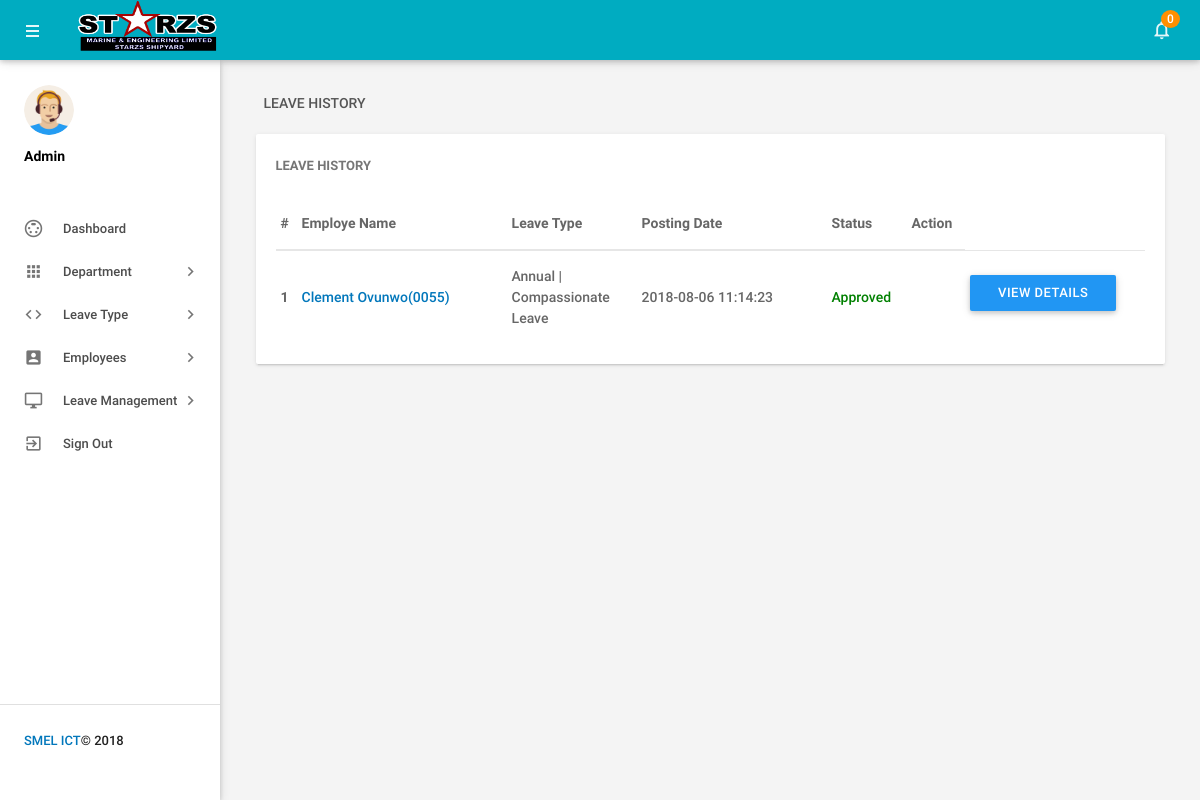
The page /admin/leaves.php (signed in) on the database its author committed.
### tables this page shows
CREATE TABLE `tblleaves` (
  `id` int(11) NOT NULL,
  `LeaveType` varchar(110) NOT NULL,
  `ToDate` varchar(120) NOT NULL,
  `FromDate` varchar(120) NOT NULL,
  `Description` mediumtext NOT NULL,
  `PostingDate` timestamp NOT NULL DEFAULT CURRENT_TIMESTAMP,
  `AdminRemark` mediumtext,
  `AdminRemarkDate` varchar(120) DEFAULT NULL,
  `Status` int(1) NOT NULL,
  `IsRead` int(1) NOT NULL,
  `empid` int(11) DEFAULT NULL
);

CREATE TABLE `tblemployees` (
  `id` int(11) NOT NULL,
  `EmpId` varchar(100) NOT NULL,
  `FirstName` varchar(150) NOT NULL,
  `LastName` varchar(150) NOT NULL,
  `EmailId` varchar(200) NOT NULL,
  `Password` varchar(180) NOT NULL,
  `Gender` varchar(100) NOT NULL,
  `Dob` varchar(100) NOT NULL,
  `Department` varchar(255) NOT NULL,
  `Address` varchar(255) NOT NULL,
  `City` varchar(200) NOT NULL,
  `Country` varchar(150) NOT NULL,
  `Phonenumber` char(11) NOT NULL,
  `Status` int(1) NOT NULL,
  `RegDate` timestamp NOT NULL DEFAULT CURRENT_TIMESTAMP
);

### admin/leaves.php (the view, shortened to what this page needs)
<?php
include('includes/config.php');
if(strlen($_SESSION['alogin'])==0)
    {
header('location:index.php');
}
else{
 ?>
<!DOCTYPE html>
<html lang="en">
    <head>
        <link type="text/css" rel="stylesheet" href="../assets/plugins/materialize/css/materialize.min.css"/>
        <link href="../assets/plugins/material-preloader/css/materialPreloader.min.css" rel="stylesheet">
        <link href="../assets/plugins/datatables/css/jquery.dataTables.min.css" rel="stylesheet">
                <link href="../assets/plugins/google-code-prettify/prettify.css" rel="stylesheet" type="text/css"/>
        <link href="../assets/css/alpha.min.css" rel="stylesheet" type="text/css"/>
        <link href="../assets/css/custom.css" rel="stylesheet" type="text/css"/>
    </head>
    <body>
       <?php include('includes/header.php');?>
       <?php include('includes/sidebar.php');?>
            <main class="mn-inner">
                <div class="row">
                    <div class="col s12">
                        <div class="page-title">Leave History</div>
                    </div>
                    <div class="col s12 m12 l12">
                        <div class="card">
                            <div class="card-content">
                                <span class="card-title">Leave History</span>
                                <table id="example" class="display responsive-table ">
                                    <thead>
                                        <tr>
                                            <th>#</th>
                                            <th width="200">Employe Name</th>
                                            <th width="120">Leave Type</th>
                                             <th width="180">Posting Date</th>
                                            <th>Status</th>
                                            <th align="center">Action</th>
                                        </tr>
                                    </thead>
                                    <tbody>
<?php $sql = "SELECT tblleaves.id as lid,tblemployees.FirstName,tblemployees.LastName,tblemployees.EmpId,tblemployees.id,tblleaves.LeaveType,tblleaves.PostingDate,tblleaves.Status from tblleaves join tblemployees on tblleaves.empid=tblemployees.id order by lid desc";
$query = $dbh -> prepare($sql);
$query->execute();
$results=$query->fetchAll(PDO::FETCH_OBJ);
$cnt=1;
if($query->rowCount() > 0)
{
foreach($results as $result)
{
      ?>
                                        <tr>
                                            <td> <b><?php echo htmlentities($cnt);?></b></td>
                                              <td><a href="editemployee.php?empid=<?php echo htmlentities($result->id);?>" target="_blank"><?php echo htmlentities($result->FirstName." ".$result->LastName);?>(<?php echo htmlentities($result->EmpId);?>)</a></td>
                                            <td><?php echo htmlentities($result->LeaveType);?></td>
                                            <td><?php echo htmlentities($result->PostingDate);?></td>
                                                                       <td><?php $stats=$result->Status;
if($stats==1){
                                             ?>
                                                 <span style="color: green">Approved</span>
                                                 <?php } if($stats==2)  { ?>
                                                <span style="color: red">Not Approved</span>
                                                 <?php } if($stats==0)  { ?>
 <span style="color: blue">waiting for approval</span>
 <?php } ?>
                                             </td>
          <td>
           <td><a href="leave-details.php?leaveid=<?php echo htmlentities($result->lid);?>" class="waves-effect waves-light btn blue m-b-xs"  > View Details</a></td>
                                    </tr>
                                         <?php $cnt++;} }?>
                                    </tbody>
                                </table>
                            </div>
                        </div>
                    </div>
                </div>
            </main>
        </div>
        <div class="left-sidebar-hover"></div>
    </body>
</html>
<?php } ?>

### rows shown on the page
tblleaves: tblemployees.FirstName+LastName "Clement Ovunwo", tblemployees.EmpId "0055", LeaveType "Annual | Compassionate Leave", PostingDate "2018-08-06 11:14:23", Status "Approved"

### other values the page prints
$unreadcount "0"
